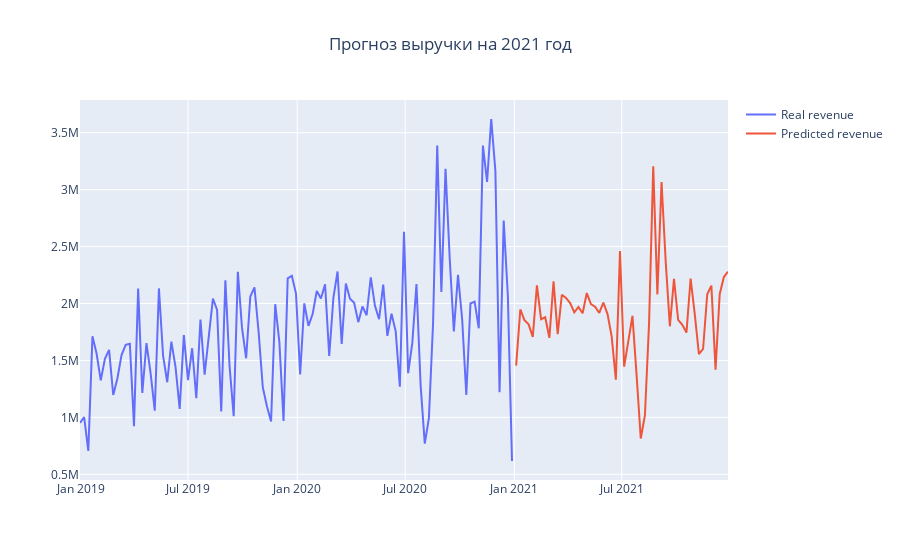

Notebook code for this chart:
### Markdown cell above
### График выручки за 2019, 2020 и 2021 вместе с прогнозом

### Code cell
prediction_fig = go.Figure()
prediction_fig.add_trace(go.Scatter(x=result.date, y=result.final_price_usd,
                    mode='lines',
                    name='Real revenue'))
prediction_fig.add_trace(go.Scatter(x=result.date, y=result.MW_Prediction,
                    mode='lines',
                    name='Predicted revenue'))
prediction_fig.update_layout(title_text='Прогноз выручки на 2021 год', title_x=0.5)

### Figure 1 — Plotly figure (JSON) as saved in the notebook; plotly's stock layout.template omitted (floating-point values rounded to 4 significant figures; data arrays with more than 128 entries replaced by an {"elided": "..."} marker saying what was removed)
{"data": [{"mode": "lines", "name": "Real revenue", "type": "scatter", "x": {"elided": "157 str values"}, "y": {"elided": "157 float values"}}, {"mode": "lines", "name": "Predicted revenue", "type": "scatter", "x": {"elided": "157 str values"}, "y": {"elided": "157 float values"}}], "layout": {"title": {"text": "Прогноз выручки на 2021 год", "x": 0.5}}}
